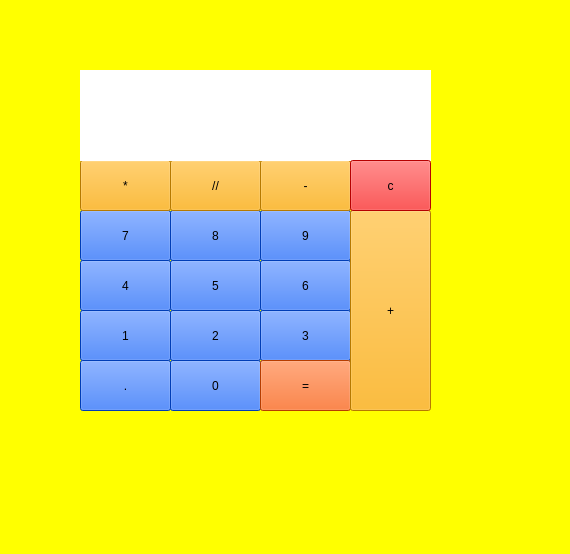
<?xml version="1.0" encoding="UTF-8"?>
<ui version="4.0">
 <class>MainWindow</class>
 <widget class="QMainWindow" name="MainWindow">
  <property name="geometry">
   <rect>
    <x>0</x>
    <y>0</y>
    <width>570</width>
    <height>554</height>
   </rect>
  </property>
  <property name="windowTitle">
   <string>MainWindow</string>
  </property>
  <property name="styleSheet">
   <string notr="true">
background-color: rgb(255, 255, 0);</string>
  </property>
  <widget class="QWidget" name="centralwidget">
   <widget class="QPushButton" name="btn1">
    <property name="geometry">
     <rect>
      <x>80</x>
      <y>310</y>
      <width>91</width>
      <height>51</height>
     </rect>
    </property>
    <property name="styleSheet">
     <string notr="true">background-color: rgb(0, 85, 255);</string>
    </property>
    <property name="text">
     <string>1</string>
    </property>
   </widget>
   <widget class="QPushButton" name="btn2">
    <property name="geometry">
     <rect>
      <x>170</x>
      <y>310</y>
      <width>91</width>
      <height>51</height>
     </rect>
    </property>
    <property name="styleSheet">
     <string notr="true">background-color: rgb(0, 85, 255);</string>
    </property>
    <property name="text">
     <string>2</string>
    </property>
   </widget>
   <widget class="QPushButton" name="btn3">
    <property name="geometry">
     <rect>
      <x>260</x>
      <y>310</y>
      <width>91</width>
      <height>51</height>
     </rect>
    </property>
    <property name="styleSheet">
     <string notr="true">background-color: rgb(0, 85, 255);</string>
    </property>
    <property name="text">
     <string>3</string>
    </property>
   </widget>
   <widget class="QPushButton" name="btn0">
    <property name="geometry">
     <rect>
      <x>170</x>
      <y>360</y>
      <width>91</width>
      <height>51</height>
     </rect>
    </property>
    <property name="styleSheet">
     <string notr="true">background-color: rgb(0, 85, 255);</string>
    </property>
    <property name="text">
     <string>0</string>
    </property>
   </widget>
   <widget class="QPushButton" name="btn_n">
    <property name="geometry">
     <rect>
      <x>80</x>
      <y>360</y>
      <width>91</width>
      <height>51</height>
     </rect>
    </property>
    <property name="styleSheet">
     <string notr="true">background-color: rgb(0, 85, 255);</string>
    </property>
    <property name="text">
     <string>.</string>
    </property>
   </widget>
   <widget class="QPushButton" name="btn_eq">
    <property name="geometry">
     <rect>
      <x>260</x>
      <y>360</y>
      <width>91</width>
      <height>51</height>
     </rect>
    </property>
    <property name="styleSheet">
     <string notr="true">background-color: rgb(255, 85, 0);</string>
    </property>
    <property name="text">
     <string>=</string>
    </property>
   </widget>
   <widget class="QPushButton" name="btn4">
    <property name="geometry">
     <rect>
      <x>80</x>
      <y>260</y>
      <width>91</width>
      <height>51</height>
     </rect>
    </property>
    <property name="styleSheet">
     <string notr="true">background-color: rgb(0, 85, 255);</string>
    </property>
    <property name="text">
     <string>4</string>
    </property>
   </widget>
   <widget class="QPushButton" name="btn5">
    <property name="geometry">
     <rect>
      <x>170</x>
      <y>260</y>
      <width>91</width>
      <height>51</height>
     </rect>
    </property>
    <property name="styleSheet">
     <string notr="true">background-color: rgb(0, 85, 255);</string>
    </property>
    <property name="text">
     <string>5</string>
    </property>
   </widget>
   <widget class="QPushButton" name="btn6">
    <property name="geometry">
     <rect>
      <x>260</x>
      <y>260</y>
      <width>91</width>
      <height>51</height>
     </rect>
    </property>
    <property name="styleSheet">
     <string notr="true">background-color: rgb(0, 85, 255);</string>
    </property>
    <property name="text">
     <string>6</string>
    </property>
   </widget>
   <widget class="QPushButton" name="btn7">
    <property name="geometry">
     <rect>
      <x>80</x>
      <y>210</y>
      <width>91</width>
      <height>51</height>
     </rect>
    </property>
    <property name="styleSheet">
     <string notr="true">background-color: rgb(0, 85, 255);</string>
    </property>
    <property name="text">
     <string>7</string>
    </property>
   </widget>
   <widget class="QPushButton" name="btn8">
    <property name="geometry">
     <rect>
      <x>170</x>
      <y>210</y>
      <width>91</width>
      <height>51</height>
     </rect>
    </property>
    <property name="styleSheet">
     <string notr="true">background-color: rgb(0, 85, 255);</string>
    </property>
    <property name="text">
     <string>8</string>
    </property>
   </widget>
   <widget class="QPushButton" name="btn9">
    <property name="geometry">
     <rect>
      <x>260</x>
      <y>210</y>
      <width>91</width>
      <height>51</height>
     </rect>
    </property>
    <property name="styleSheet">
     <string notr="true">background-color: rgb(0, 85, 255);</string>
    </property>
    <property name="text">
     <string>9</string>
    </property>
   </widget>
   <widget class="QPushButton" name="btn_zarb">
    <property name="geometry">
     <rect>
      <x>80</x>
      <y>160</y>
      <width>91</width>
      <height>51</height>
     </rect>
    </property>
    <property name="styleSheet">
     <string notr="true">background-color: rgb(255, 170, 0);</string>
    </property>
    <property name="text">
     <string>*</string>
    </property>
   </widget>
   <widget class="QPushButton" name="btn_tg">
    <property name="geometry">
     <rect>
      <x>170</x>
      <y>160</y>
      <width>91</width>
      <height>51</height>
     </rect>
    </property>
    <property name="styleSheet">
     <string notr="true">background-color: rgb(255, 170, 0);</string>
    </property>
    <property name="text">
     <string>//</string>
    </property>
   </widget>
   <widget class="QPushButton" name="btn_taf">
    <property name="geometry">
     <rect>
      <x>260</x>
      <y>160</y>
      <width>91</width>
      <height>51</height>
     </rect>
    </property>
    <property name="styleSheet">
     <string notr="true">background-color: rgb(255, 170, 0);</string>
    </property>
    <property name="text">
     <string>-</string>
    </property>
   </widget>
   <widget class="QPushButton" name="btn_sum">
    <property name="geometry">
     <rect>
      <x>350</x>
      <y>210</y>
      <width>81</width>
      <height>201</height>
     </rect>
    </property>
    <property name="styleSheet">
     <string notr="true">
background-color: rgb(255, 170, 0);</string>
    </property>
    <property name="text">
     <string>+</string>
    </property>
   </widget>
   <widget class="QLabel" name="lbl">
    <property name="geometry">
     <rect>
      <x>80</x>
      <y>70</y>
      <width>351</width>
      <height>91</height>
     </rect>
    </property>
    <property name="styleSheet">
     <string notr="true">
background-color: rgb(255, 255, 255);</string>
    </property>
    <property name="text">
     <string/>
    </property>
   </widget>
   <widget class="QPushButton" name="btn_c">
    <property name="geometry">
     <rect>
      <x>350</x>
      <y>160</y>
      <width>81</width>
      <height>51</height>
     </rect>
    </property>
    <property name="styleSheet">
     <string notr="true">background-color: rgb(255, 0, 0);</string>
    </property>
    <property name="text">
     <string>c</string>
    </property>
   </widget>
  </widget>
  <widget class="QMenuBar" name="menubar">
   <property name="geometry">
    <rect>
     <x>0</x>
     <y>0</y>
     <width>570</width>
     <height>22</height>
    </rect>
   </property>
  </widget>
  <widget class="QStatusBar" name="statusbar"/>
 </widget>
 <resources/>
 <connections/>
</ui>
